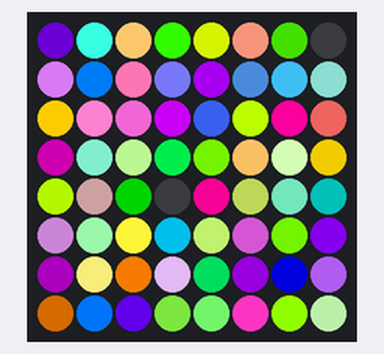
Bench run of a program on a simulated Raspberry Pi (BCM pin numbers) with a Sense HAT. Shown: the Sense HAT's 8×8 RGB LED matrix. Random numbers come from a fixed seed.

Above: at 0.07 s.
At 5.22 s:
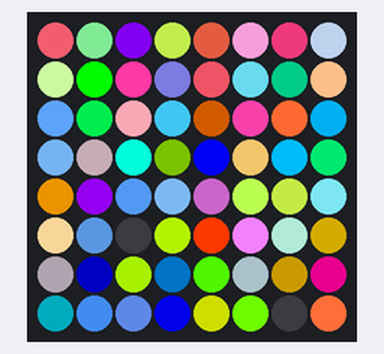
At 10.46 s:
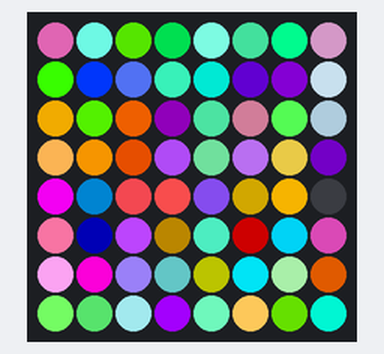
At 20.96 s:
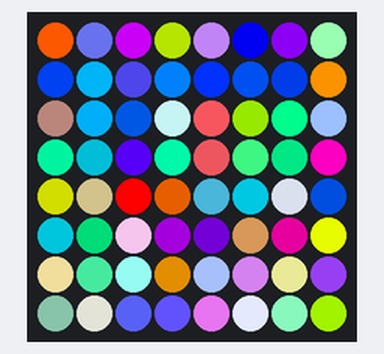
At 28.94 s:
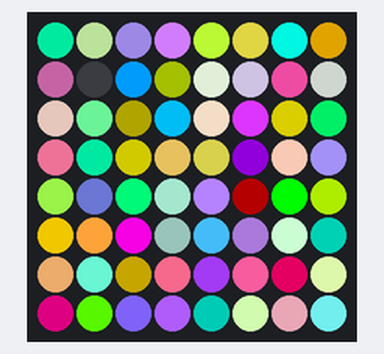
At 39.95 s:
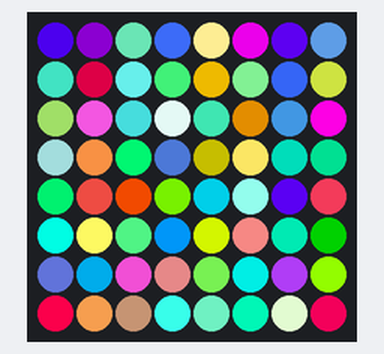

The program:

sparkles.py
```python
from sense_hat import SenseHat
from random import randint
from time import sleep

s = SenseHat()

# Create an array of 64 elements
pixels = [0] * 64

while True:
    # Assign a random color to each of the 64 LEDs
    for i in range(64):
        pixels[i] = [randint(0,255), randint(0,255), randint(0,255)]
    s.set_pixels(pixels)
    sleep(0.1)
```
